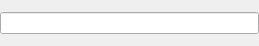
<?xml version="1.0" encoding="UTF-8"?>
<ui version="4.0">
 <class>FindToolBar</class>
 <widget class="QWidget" name="FindToolBar">
  <property name="geometry">
   <rect>
    <x>0</x>
    <y>0</y>
    <width>259</width>
    <height>46</height>
   </rect>
  </property>
  <property name="windowTitle">
   <string>Form</string>
  </property>
  <layout class="QVBoxLayout" name="verticalLayout">
   <property name="margin">
    <number>0</number>
   </property>
   <item>
    <widget class="QLineEdit" name="lineEdit"/>
   </item>
  </layout>
 </widget>
 <resources/>
 <connections/>
</ui>
